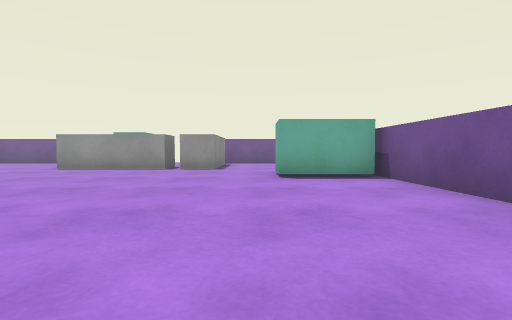
[1] (above)

15 first-person views from a walk through a 3-D level made in the Unity game engine. The camera is 0.54 m above the floor, tilts 2° down and sees 85° across. The floor is counted in squares, 1 m on a side. Each view is taken from the middle of a square. On the plan, view 1 faces up. The plan holds only what a view shows up to about 9 squares ahead; the rest is blank. The player character is not drawn. Surface patterns are stand-ins for the level's own textures.

[2]
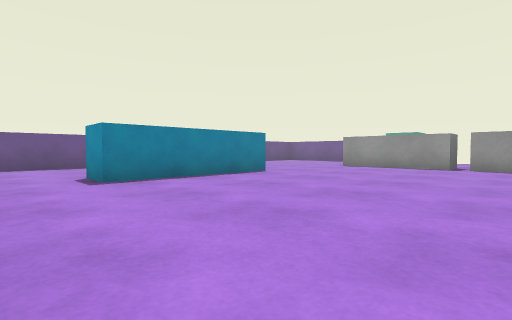

[3]
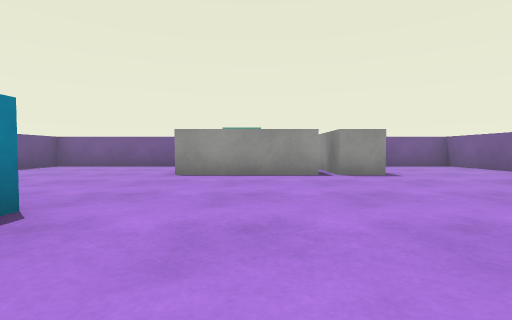

[4]
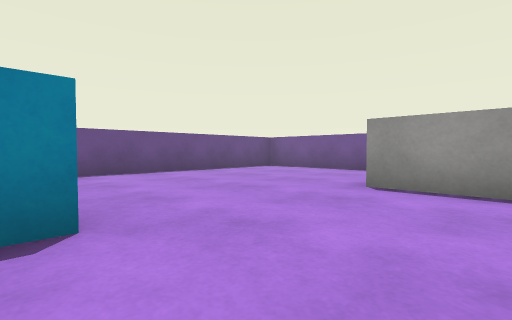

[5]
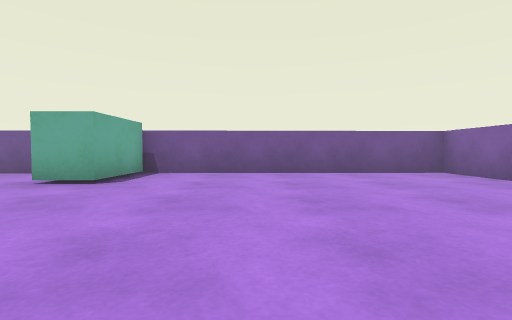

[6]
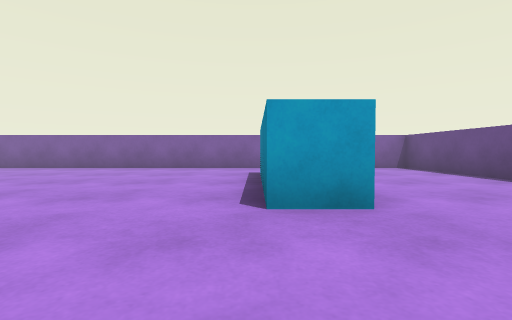

[7]
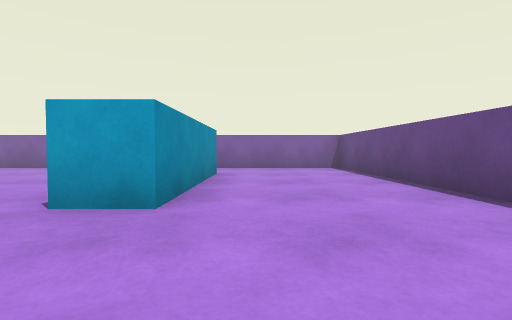

[8]
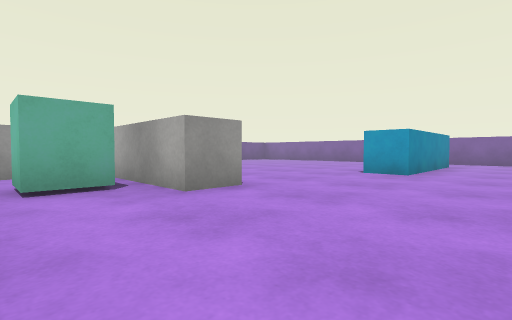

[9]
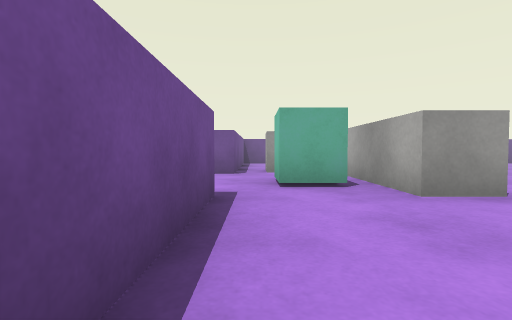

[10]
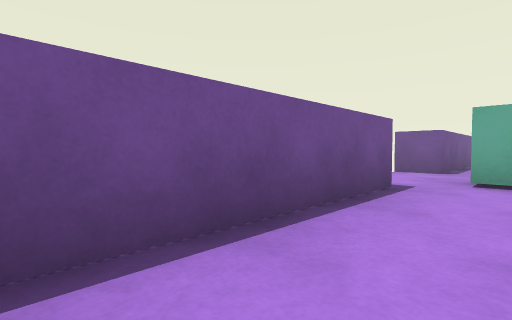

[11]
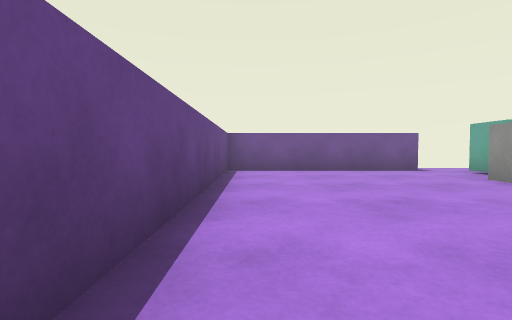

[12]
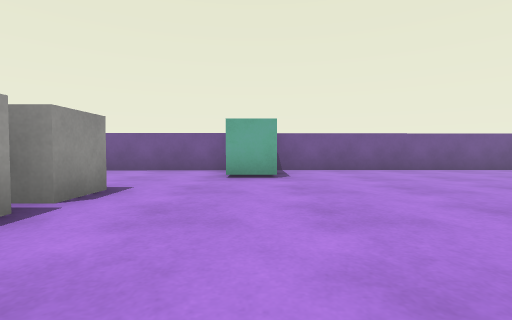

[13]
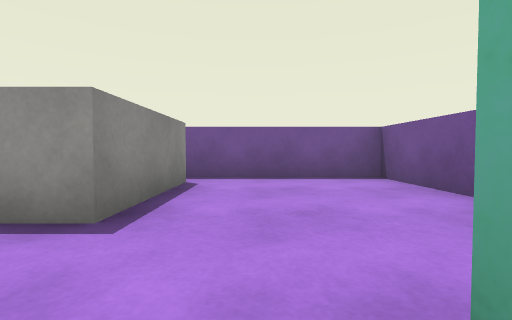

[14]
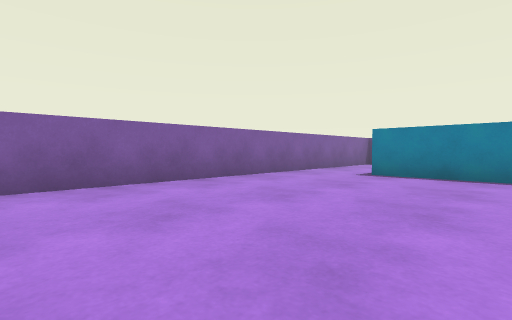

[15]
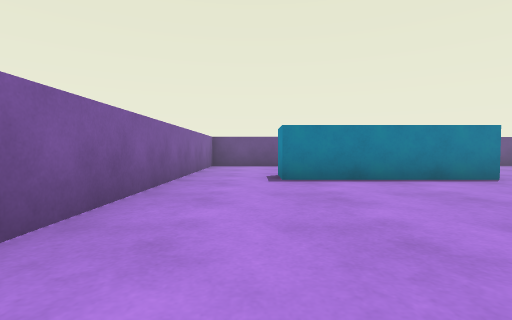

### Floor plan
Points are (right, up) in squares from view 1. A wall is a line through its corners. A room is listed if a view was taken in it or the views show most of it. See-through windows are left out.
Room 1 (views 1, 2, 3, 4, 5, 6, 7, 8, 9, 10, 11, 12, 13, 14, 15)
walls: (-6.1, 4.5) (-6.1, 0.5) (-7.1, 0.5) (-7.1, 4.5) (-6.1, 4.5); (-2.6, 8.1) (-5.8, 8.1) (-5.8, 9.1) (-3.1, 9.1); (-1.2, 10.8) (-1.2, 8.1) (-2.2, 8.1) (-2.2, 10.8); (-5.6, 11.5) (-10.8, 11.5) (-10.5, -1.5) (2.7, -1.5) (2.5, 11.5) (-2.6, 11.5) (-2.6, 12.5)
objects: cube (-5, 10) to (-4, 10); block (1, 6) to (2, 6)

Where each view was taken, in squares from view 1:
view 1: 0 up, 0 right, facing up
view 2: 1 down, 1 left, facing up-left
view 3: 2 up, 4 left, facing up
view 4: 4 up, 4 left, facing up-left
view 5: 3 up, 4 left, facing right
view 6: 7 up, 6 left, facing down
view 7: 7 up, 8 left, facing down
view 8: 11 up, 9 left, facing down-right
view 9: 11 up, 9 left, facing right
view 10: 10 up, 10 left, facing up-right
view 11: 4 up, 10 left, facing up
view 12: 6 up, 5 left, facing right
view 13: 6 up, 0 right, facing up
view 14: 3 up, 0 right, facing down-left
view 15: 0 up, 1 left, facing left
